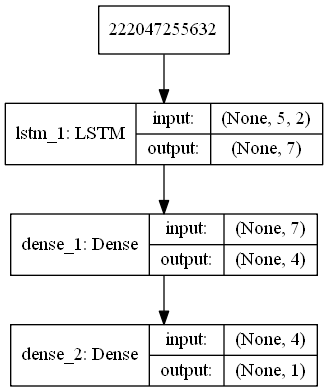

Python code for this plot:
import numpy as np


def reshape(data, size=7):
	d = np.array(
		[data[tup[0]:tup[0] + size] for tup in enumerate(data) if (tup[0] + size) <= len(data)])
	return d


def transform_diff(data):
	# transforms data into the relative differences
	def diff(ind):
		curr = data[ind][0]
		prev = data[ind - 1][0] if ind - 1 >= 0 else curr
		diff = curr - prev
		return diff

	d = np.array([[diff(tup[0])] for tup in enumerate(data)])
	return d


def transform_perc(data):
	# transforms data into the percentage increase
	def perc(ind):
		curr = data[ind][0]
		prev = data[ind - 1][0] if ind - 1 >= 0 else 0
		perc = ((curr/(prev/100))/100)-1
		perc = perc if ind - 1 >= 0 else 1
		# print(f"i={ind}; curr={curr}; prev={prev}; perc = {perc}")
		return perc

	d = np.array([[perc(tup[0])] for tup in enumerate(data)])
	# print(f"Out >> {d}")
	return d


def train(data, test_size=1, obv_size=7, tr_size=3):
	test_size = test_size + 1
	shaped_data = reshape(data, tr_size)
	# transformed_y = transform_perc([[arr[-1]] for arr in data[tr_size:]])
	transformed_y = [[arr[-1]] for arr in data[tr_size:]]

	x_train = np.array(shaped_data[:-test_size])
	y_train = np.array(transformed_y[: -(test_size - 1)])

	x_test = np.array(shaped_data[-test_size:-1])
	y_test = np.array(transformed_y[-(test_size - 1)])

	x_sample = np.array([shaped_data[-1]])

	print(f"data {data.shape} : {data}]")
	print(shaped_data.shape)
	print("x_train :", x_train.shape, " : ", x_train)
	print("y_train :", y_train.shape, " : ", y_train)

	from keras.models import Sequential
	from keras.layers import Dense, LSTM, Dropout
	from keras.callbacks import EarlyStopping
	from keras.utils import plot_model
	from keras.optimizers import adam

	model = Sequential()
	model.add(LSTM(units=7, activation="relu",
	               input_shape=(tr_size, obv_size)
	               ))
	model.add(Dense(activation="relu", units=4))
	model.add(Dense(activation="linear", units=1))

	model.compile(metrics=['accuracy', 'mae'], optimizer='adadelta',
	              loss='mae')  # adadelta > adamax > adam > nadam > sgd > adagrad
	print(model.summary())

	callbacks = [EarlyStopping(
		monitor="val_mean_absolute_error", patience=500, min_delta=0.0000000001,
		verbose=1  # , restore_best_weights=True
		)]
	fitted = model.fit(
		x_train, y_train,
		epochs=10000, batch_size=8,
		validation_split=0.1, verbose=2,
		callbacks=callbacks
		)
	# print("Fitted : {}".format(fitted.history))

	plot_model(
		model, to_file="model.png",
		show_layer_names=True, show_shapes=True
		)
	model.save("model.h5")

	print("Testing...")
	print(f"Inp : {x_test}")
	print(f"pred : {model.predict(x_test)}; >> true : {y_test}")
	print(f"Result (loss, acc, mae): {model.evaluate(x_test, y_test)}")

	print("\nPredicting...")
	pred = model.predict(x_sample)
	last = x_sample[0][tr_size-1][obv_size-1]
	forward = last + (last * pred[0][0])
	print(f">> Inp : {x_sample};\n>> Out : {pred}")
	print(f"Prediction Normalized : {last}+({last}*{pred[0][0]}) => {forward} new cases);")


if __name__ == "__main__":
	# is not imported
	import get_data

	obv_size = 2
	tr_size = 5
	data = get_data.get(obv_size, use_increase=True)
	train(data, 1, obv_size, tr_size)
